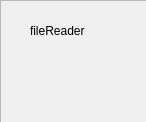
<?xml version="1.0" encoding="UTF-8"?>
<ui version="4.0">
 <class>filereaderWidget</class>
 <widget class="QWidget" name="filereaderWidget">
  <property name="geometry">
   <rect>
    <x>0</x>
    <y>0</y>
    <width>146</width>
    <height>122</height>
   </rect>
  </property>
  <property name="windowTitle">
   <string>Form</string>
  </property>
  <widget class="QFrame" name="frame">
   <property name="geometry">
    <rect>
     <x>0</x>
     <y>0</y>
     <width>151</width>
     <height>231</height>
    </rect>
   </property>
   <property name="frameShape">
    <enum>QFrame::StyledPanel</enum>
   </property>
   <property name="frameShadow">
    <enum>QFrame::Raised</enum>
   </property>
   <widget class="QLabel" name="label">
    <property name="geometry">
     <rect>
      <x>30</x>
      <y>20</y>
      <width>91</width>
      <height>21</height>
     </rect>
    </property>
    <property name="text">
     <string>fileReader</string>
    </property>
   </widget>
   <widget class="QLabel" name="nameofFile">
    <property name="geometry">
     <rect>
      <x>10</x>
      <y>50</y>
      <width>131</width>
      <height>21</height>
     </rect>
    </property>
    <property name="text">
     <string/>
    </property>
   </widget>
  </widget>
 </widget>
 <resources/>
 <connections/>
</ui>
